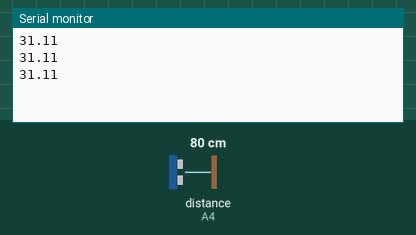
Simulated run of this sketch. Board: Arduino Uno, built with avr-gcc and run on an emulated ATmega328P. Parts: the last lines printed to the serial monitor. Wiring (inferred from the names in the program): ultrasonic range finder: trigger A5; echo A4. Inputs (shaded band) come from the test bench; at power-on: distance to the obstacle (sensor on A4) 80 cm. The echo pulse lasts 58.3 µs per cm.

Above: at 1.3 s.
1.4 s: distance to the obstacle (sensor on A4) set to 2 cm
At 1.9 s:
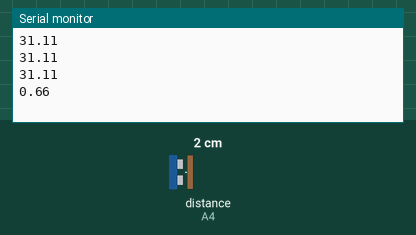
2.9 s: distance to the obstacle (sensor on A4) set to 4 cm
At 3.4 s:
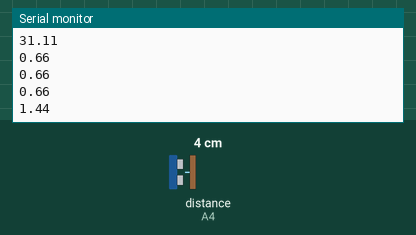
Timing chart, 0 to 5.9 s (numbered marks = the images above; inputs shaded):
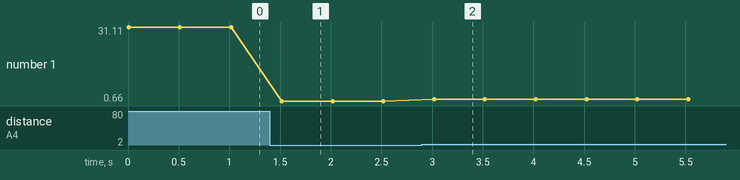

The sketch:

Ultrasonic_Sensor.ino
```cpp
int Trig = A5, Echo = A4;
float distance = 0;

void setup() {
  pinMode(Trig,OUTPUT);
  pinMode(Echo,INPUT);
  Serial.begin(9600);
}

void loop() {
  distance = measureDistance();
  Serial.println(distance);
  delay(500);
}

float pingTime(){
  float pingTravelTime = 0;
  digitalWrite(Trig,LOW);
  delayMicroseconds(2);
  digitalWrite(Trig,HIGH);
  delayMicroseconds(20);
  digitalWrite(Trig,LOW);
  pingTravelTime = pulseIn(Echo,HIGH);
  return pingTravelTime;
}

float measureDistance(){
  float pingTravelTime = pingTime();
  float distance_sound = 0, distance_between_objects = 0;
  //speed of sound is 761 mi/hr
  distance_sound = ((761.0 * 63360.0 * pingTravelTime)/3600000000.0);
  distance_between_objects = 0.5*distance_sound;
  //distance is in inches
  return distance_between_objects;
}
```

Measured:
- after the input at 1.4 s, the serial monitor: prints a new line after 0.12 s (image 1)
- after the input at 2.9 s, the serial monitor: prints a new line after 0.12 s (image 2)
- plotted number 1: 31.11 → 0.66 after the input at 1.4 s, 0.66 → 1.44 after the input at 2.9 s
